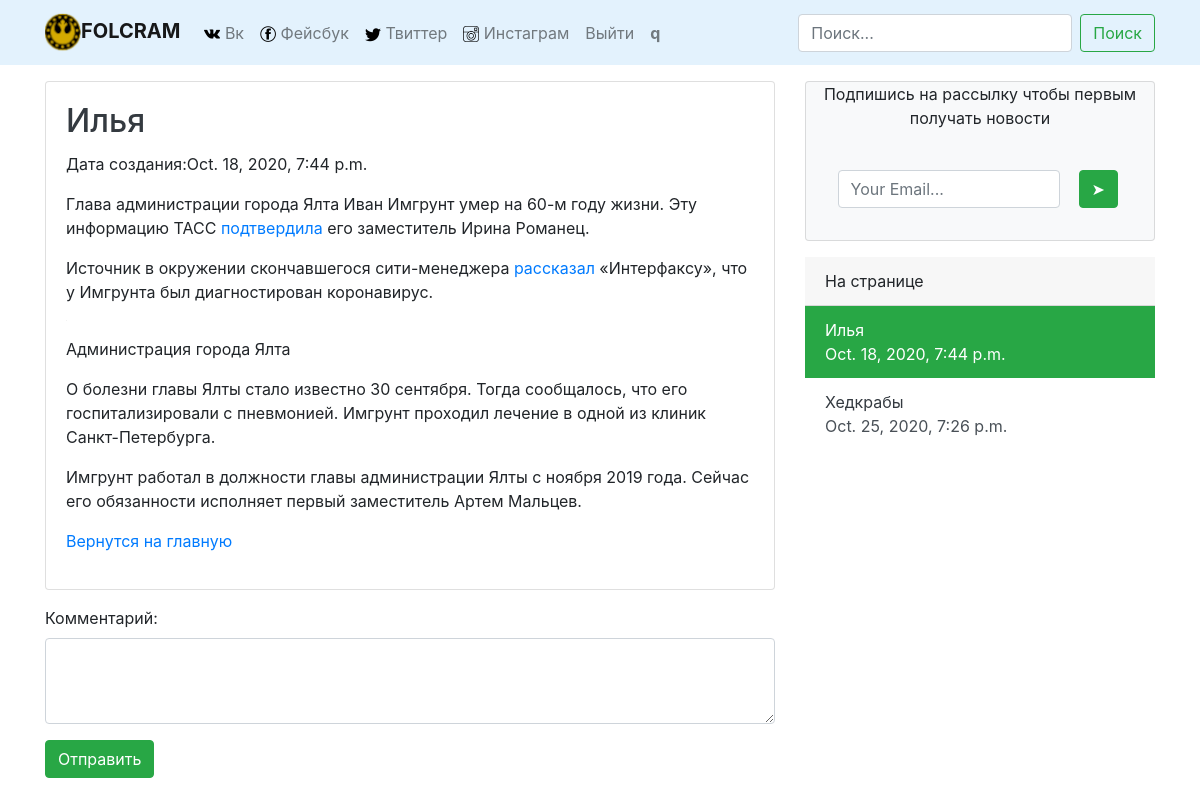
The page /news/23 (signed in) on the database its author committed.
### news/models.py (models this page shows, shortened)
class News(models.Model):
    name = models.CharField(max_length=260, default=None, blank=True)
    author = models.CharField(default=None, blank=True, max_length=64)
    text = RichTextUploadingField(blank=True, default=None, null=True)
    created = models.DateTimeField(auto_now_add=True, auto_now=False)
    updated = models.DateTimeField(default=timezone.now)
    class Meta:
        verbose_name = 'Новости'
        verbose_name_plural = 'Новости'

### news/views.py (the view)
# urls.py: path('news/<int:id>', views.news_page, name='news_page'),
def news_page(request, id):
    news = News.objects.all()
    post = News.objects.get(id=id)
    new = get_object_or_404(News, id=id)
    comment = Comments.objects.filter(new=id)
    if request.method == "POST" and 'coment' in request.POST:
        form = CommentForm(request.POST)
        if form.is_valid():
            form = form.save(commit=False)
            form.user = request.user
            form.new = new
            form.save()
            return redirect(news_page, id)
    else:
        form = CommentForm()
    if request.method == "POST" and 'emal' in request.POST:
        form2 = EmailForm(request.POST)
        if form2.is_valid():
            data = form2.cleaned_data['email']
            form2.save()
            send_mail(
                'Вы подписались на рассылку',
                'Вечер в хату',
                'ponopaytov@Gmail.com',
                [data],
                fail_silently=False
            )
            messages.success(request, 'Спасибо, вы подписаны на рассылку!')
    else:
        form2 = EmailForm()
    if request.method == "POST" and 'del'  in request.POST and 'comment_id' in request.POST :
        pk = request.POST['comment_id']
        comment = get_object_or_404(Comments, pk=pk)
        comment.delete()
        messages.success(request, 'Ваш комментарий удален')
        return redirect(news_page, id)
    return render(request, 'news.html', locals())

### news/forms.py
class CommentForm(forms.ModelForm):
    class Meta:
        model = Comments
        fields = ('text',)
        widgets = {
            "text" : forms.Textarea(attrs={'class':"form-control", 'id':"exampleFormControlTextarea1", 'rows':"3"})
        }

### contact/forms.py (shortened to what this page needs)
class EmailForm(forms.ModelForm):
    class Meta:
        model = Contact
        fields = ('email',)
        widgets = {
            "email": forms.EmailInput(
                attrs={"class": "form-control", "placeholder": "Your Email...", "id": "Email", "type": "email"}),
        }
        labels = {
            "email": '',
        }

### contact/context_processors.py (called while the page is built)
def contactform(request):
    return {'contactform':ContactForm}

### templates/news.html (shortened to what this page needs)
{% extends 'base.html' %}
{% load static %}
{% load static %}
{% load i18n %}
{% load account socialaccount %}
{%  load embed_video_tags %}
{% load contact_tags %}
{% block content %}
    <div class="container mt-3 ">
    <div class="row">
    <div class="col-lg-8">
    <div class="card w-76 mb-3">
    <div class="card-body">
    <div class="card-title">
       <h2  class="text-dark text-lg-left">{{ post.name }}</h2>
    </div>
        <p> Дата создания:{{ post.updated }}</p>
        {% autoescape off %}
        <p class="text-dark text-xl-left">{{ post.text }}</p>
        {% endautoescape %}
<p> <a href="/?page=1">Вернутся на главную</a></p>
    </div>
    </div>
 {% if user.is_active %}
        <form action="" method="post">
            {{ form.as_p}}
            <button type="submit" class="btn btn-success" name="coment">Отправить</button>
        </form>
    {% else %}
        <h4>Что бы оставить комментарий авторизуйтесь</h4>
    {% endif %}
    </div>
<div class="col-lg-4">
 <div class="card-inline ">
<div class=" card bg-light mb-3 " style="height: 10rem;">
<p class="text-center"> Подпишись на рассылку чтобы первым получать новости</p>
<br>
    <form method="post" class="form-inline-auto">
   <div class="row">
<div class=" col-8 offset-1 ">
{{ form2.email}}
</div>
<div class="px-md-1">
    <button type="submit" name="emal" class="btn btn-success">&#10148;</button>
</div>
    </div>
    </form>
</div>
<div class="card-header">
    На странице
</div>
        {% for i in news %}
<ul class="list-group list-group-flush">
{% if i.id == post.id %}
    <li class="list-group-item bg-success list-group-item-action active">  <a class="text-white text-xl-left " href="{{ i.id }}"> {{ i.name }}  </a>  <br>{{ i.updated }}</li>
{% elif i.id > post.id|add:-25 and i.id < post.id|add:25 %}
      <li class="list-group-item list-group-item-action"> <a class="text-dark text-xl-left" href="{{i.id}}">{{ i.name }}</a> <br>{{ i.updated }}</li>
       {% endif %}
</ul>
    {% endfor %}
</div>
    </div>
</div>
</div>
</div>
{% endblock content %}

### templates/navbar.html (shortened to what this page needs)
{% load i18n %}
{% load account socialaccount %}
{% load static %}
<nav class="navbar navbar-expand-lg navbar-light" style="background-color: #e3f2fd;">
    <div class="container">
        <a class="navbar-brand" href="/"><img src="{% static 'republic.png' %} "  ><b>FOLCRAM</b></a>
        <div class="collapse navbar-collapse" id="navbar-example">
            <ul class="navbar-nav mr-auto">
                <li class="nav-item ">
                   {% url 'home' as url_home %}
       <a class="nav-link " href="#">  <img src="{% static 'vk2.png' %}" width="16" height="16" alt="вк"> Вк<span class="sr-only">(current)</span></a>
                </li>
            <li class="nav-item ">
                   {% url 'home' as url_home %}
       <a class="nav-link " href="#">  <img src="{% static 'fass.png' %}" width="16" height="16" alt="вк"> Фейсбук<span class="sr-only">(current)</span></a>
                </li>
            <li class="nav-item ">
                   {% url 'home' as url_home %}
       <a class="nav-link " href="#">  <img src="{% static 'TWITTER.png' %}" width="16" height="16" alt="вк"> Твиттер<span class="sr-only">(current)</span></a>
                </li>
             <li class="nav-item ">
                   {% url 'home' as url_home %}
       <a class="nav-link " href="#">  <img src="{% static 'instagram.png' %}" width="16" height="16" alt="вк"> Инстаграм<span class="sr-only">(current)</span></a>
                </li>
                {% if user.is_active %}
    <li class="nav-item">
        {% url 'logout_page' as url_logout_page  %}
        <a class="nav-link btn-outline-danger " href="{{ url_logout_page }}">Выйти</a>
    </li>
<li class="nav-item">
    <b class="nav-link">  {{ request.user }}</b>
</li>
    {% endif %}
            </ul>
            <form class="form-inline my-2 my-lg-0" action="{% url 'search_results' %}" method="get">
                <input class="form-control mr-sm-2" name="q" type="search" placeholder="Поиск..."
                       aria-label="Search">
                <button class="btn btn-outline-success my-2 my-sm-0" type="submit">Поиск</button>
            </form>
        </div>
    </div>
</nav>
</div>

### rows shown on the page
News: name "Илья", updated "Oct. 18, 2020, 7:44 p.m.", text "Глава администрации города Ялта Иван Имгрунт умер на 60-м году жизни. Эту информацию ТАСС подтвердила его заместитель Ирина Романец. Источник в окружении скончавшегося сити-менеджера рассказал «Интерфаксу», что у Имгрунта был диагностирован коронавирус. Администрация города Ялта О болезни главы Ялты стало известно 30 сентября. Тогда сообщалось, что его госпитализировали с пневмонией. Имгрунт проходил лечение в одной из клиник Санкт-Петербурга. Имгрунт работал в должности главы администрации Ялты с ноября 2019 года. Сейчас его обязанности исполняет первый заместитель Артем Мальцев."
News: name "Хедкрабы", updated "Oct. 25, 2020, 7:26 p.m."

### other values the page prints
{{ request.user }} "q"
